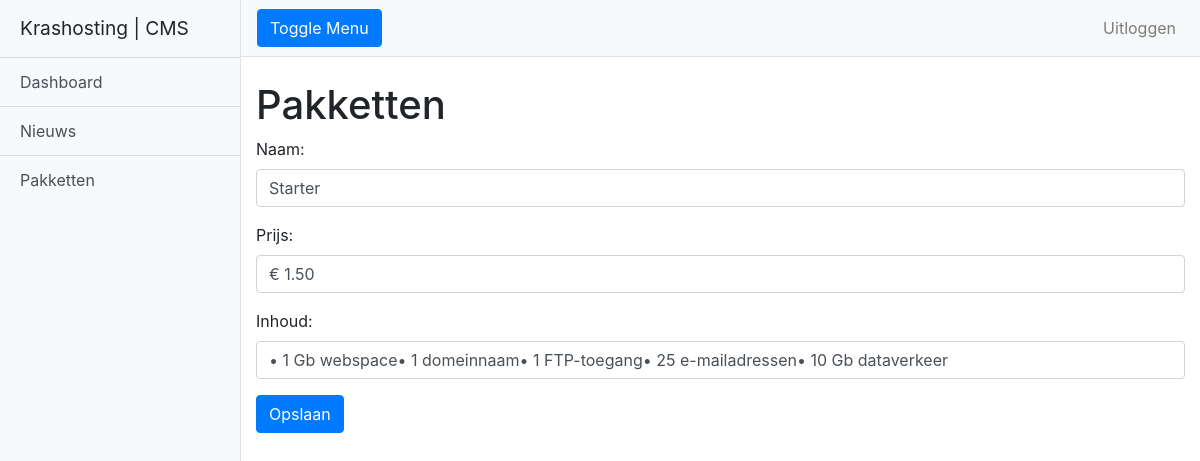
Page /projectkras_cms/cms/pakketten_bewerken.php?id=1 (signed in) on the committed database.
### tables this page shows
CREATE TABLE `pakketten` (
  `id` int(5) NOT NULL,
  `naam` varchar(255) NOT NULL,
  `prijs` varchar(255) NOT NULL,
  `inhoud` varchar(255) NOT NULL
);

### projectkras_cms/cms/class/pakketten.class.php (the view, shortened to what this page needs)
<?php
class Pakketten {
    public function updatePakketForm($id) {
        global $mysql;
        $result = $mysql->query("SELECT * FROM pakketten WHERE id = '{$id}'");
        $row    = $result->fetch_assoc();
        $content = '<form action="" method="POST">';
        $content .= '<div class="form-group"><label for="naam">Naam:</label><input type="text" class="form-control" id="naam" name="naam" value="'. $row["naam"] .'" placeholder="Naam"></div>';
        $content .= '<div class="form-group"><label for="prijs">Prijs:</label><input type="text" class="form-control" id="prijs" name="prijs" value="'. $row["prijs"] .'" placeholder="Prijs"></div>';
        $content .= '<div class="form-group"><label for="inhoud">Inhoud:</label><input type="text" class="form-control" id="inhoud" name="inhoud" value="'. $row['inhoud'] .'" placeholder="Inhoud"></div>';
        $content .= '<button type="submit" class="btn btn-primary">Opslaan</button></form>';
        return $content;
    }
}
?>

### projectkras_cms/cms/assets/css/simple-sidebar.css (style rules this page uses)
body { overflow-x: hidden; }

### rows in the picture
pakketten: naam "Starter", prijs "€ 1.50", inhoud "• 1 Gb webspace• 1 domeinnaam• 1 FTP-toegang• 25 e-mailadressen• 10 Gb dataverkeer"
